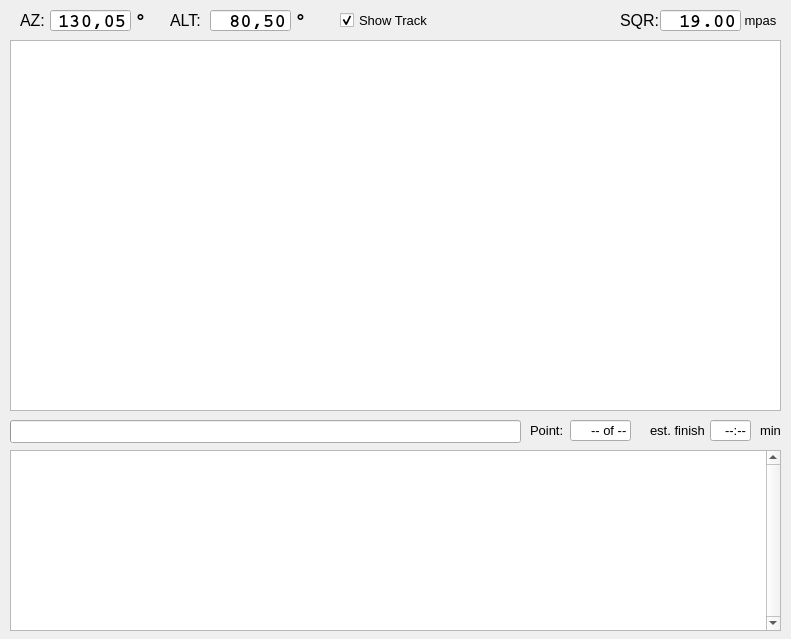
<?xml version="1.0" encoding="UTF-8"?>
<ui version="4.0">
 <class>CoordinateDialog</class>
 <widget class="QWidget" name="CoordinateDialog">
  <property name="geometry">
   <rect>
    <x>0</x>
    <y>0</y>
    <width>791</width>
    <height>639</height>
   </rect>
  </property>
  <property name="windowTitle">
   <string>Modeling Plot</string>
  </property>
  <widget class="QGraphicsView" name="modelPointsPlot">
   <property name="geometry">
    <rect>
     <x>10</x>
     <y>40</y>
     <width>771</width>
     <height>371</height>
    </rect>
   </property>
   <property name="cursor" stdset="0">
    <cursorShape>ArrowCursor</cursorShape>
   </property>
   <property name="acceptDrops">
    <bool>false</bool>
   </property>
   <property name="autoFillBackground">
    <bool>true</bool>
   </property>
   <property name="frameShadow">
    <enum>QFrame::Plain</enum>
   </property>
   <property name="interactive">
    <bool>false</bool>
   </property>
   <property name="sceneRect">
    <rectf>
     <x>0.000000000000000</x>
     <y>0.000000000000000</y>
     <width>769.000000000000000</width>
     <height>369.000000000000000</height>
    </rectf>
   </property>
  </widget>
  <widget class="QTextBrowser" name="modellingLog">
   <property name="geometry">
    <rect>
     <x>10</x>
     <y>450</y>
     <width>771</width>
     <height>181</height>
    </rect>
   </property>
   <property name="font">
    <font>
     <family>MS Shell Dlg 2</family>
     <pointsize>8</pointsize>
    </font>
   </property>
   <property name="verticalScrollBarPolicy">
    <enum>Qt::ScrollBarAlwaysOn</enum>
   </property>
   <property name="horizontalScrollBarPolicy">
    <enum>Qt::ScrollBarAlwaysOff</enum>
   </property>
   <property name="sizeAdjustPolicy">
    <enum>QAbstractScrollArea::AdjustToContents</enum>
   </property>
   <property name="html">
    <string>&lt;!DOCTYPE HTML PUBLIC &quot;-//W3C//DTD HTML 4.0//EN&quot; &quot;http://www.w3.org/TR/REC-html40/strict.dtd&quot;&gt;
&lt;html&gt;&lt;head&gt;&lt;meta name=&quot;qrichtext&quot; content=&quot;1&quot; /&gt;&lt;style type=&quot;text/css&quot;&gt;
p, li { white-space: pre-wrap; }
&lt;/style&gt;&lt;/head&gt;&lt;body style=&quot; font-family:'MS Shell Dlg 2'; font-size:8pt; font-weight:400; font-style:normal;&quot;&gt;
&lt;p style=&quot;-qt-paragraph-type:empty; margin-top:0px; margin-bottom:0px; margin-left:0px; margin-right:0px; -qt-block-indent:0; text-indent:0px;&quot;&gt;&lt;br /&gt;&lt;/p&gt;&lt;/body&gt;&lt;/html&gt;</string>
   </property>
   <property name="acceptRichText">
    <bool>false</bool>
   </property>
  </widget>
  <widget class="QLineEdit" name="le_telescopeAzimut">
   <property name="geometry">
    <rect>
     <x>50</x>
     <y>10</y>
     <width>81</width>
     <height>21</height>
    </rect>
   </property>
   <property name="font">
    <font>
     <family>Courier</family>
     <pointsize>14</pointsize>
     <weight>75</weight>
     <bold>true</bold>
    </font>
   </property>
   <property name="mouseTracking">
    <bool>false</bool>
   </property>
   <property name="focusPolicy">
    <enum>Qt::NoFocus</enum>
   </property>
   <property name="acceptDrops">
    <bool>false</bool>
   </property>
   <property name="layoutDirection">
    <enum>Qt::RightToLeft</enum>
   </property>
   <property name="text">
    <string>130,05</string>
   </property>
   <property name="alignment">
    <set>Qt::AlignRight|Qt::AlignTrailing|Qt::AlignVCenter</set>
   </property>
   <property name="readOnly">
    <bool>true</bool>
   </property>
  </widget>
  <widget class="QLineEdit" name="le_telescopeAltitude">
   <property name="geometry">
    <rect>
     <x>210</x>
     <y>10</y>
     <width>81</width>
     <height>21</height>
    </rect>
   </property>
   <property name="font">
    <font>
     <family>Courier</family>
     <pointsize>14</pointsize>
     <weight>75</weight>
     <bold>true</bold>
    </font>
   </property>
   <property name="mouseTracking">
    <bool>false</bool>
   </property>
   <property name="focusPolicy">
    <enum>Qt::NoFocus</enum>
   </property>
   <property name="acceptDrops">
    <bool>false</bool>
   </property>
   <property name="layoutDirection">
    <enum>Qt::RightToLeft</enum>
   </property>
   <property name="text">
    <string>80,50</string>
   </property>
   <property name="alignment">
    <set>Qt::AlignRight|Qt::AlignTrailing|Qt::AlignVCenter</set>
   </property>
   <property name="readOnly">
    <bool>true</bool>
   </property>
  </widget>
  <widget class="QLabel" name="label_9">
   <property name="geometry">
    <rect>
     <x>20</x>
     <y>10</y>
     <width>31</width>
     <height>21</height>
    </rect>
   </property>
   <property name="font">
    <font>
     <family>MS Shell Dlg 2</family>
     <pointsize>12</pointsize>
     <weight>50</weight>
     <bold>false</bold>
    </font>
   </property>
   <property name="text">
    <string>AZ:</string>
   </property>
  </widget>
  <widget class="QLabel" name="label_10">
   <property name="geometry">
    <rect>
     <x>170</x>
     <y>10</y>
     <width>41</width>
     <height>21</height>
    </rect>
   </property>
   <property name="font">
    <font>
     <family>MS Shell Dlg 2</family>
     <pointsize>12</pointsize>
     <weight>50</weight>
     <bold>false</bold>
    </font>
   </property>
   <property name="text">
    <string>ALT:</string>
   </property>
  </widget>
  <widget class="QLabel" name="label_109">
   <property name="geometry">
    <rect>
     <x>130</x>
     <y>10</y>
     <width>21</width>
     <height>20</height>
    </rect>
   </property>
   <property name="font">
    <font>
     <family>Courier</family>
     <pointsize>14</pointsize>
     <weight>75</weight>
     <bold>true</bold>
    </font>
   </property>
   <property name="text">
    <string>°</string>
   </property>
   <property name="alignment">
    <set>Qt::AlignCenter</set>
   </property>
   <property name="wordWrap">
    <bool>false</bool>
   </property>
  </widget>
  <widget class="QLabel" name="label_110">
   <property name="geometry">
    <rect>
     <x>290</x>
     <y>10</y>
     <width>21</width>
     <height>20</height>
    </rect>
   </property>
   <property name="font">
    <font>
     <family>Courier</family>
     <pointsize>14</pointsize>
     <weight>75</weight>
     <bold>true</bold>
    </font>
   </property>
   <property name="text">
    <string>°</string>
   </property>
   <property name="alignment">
    <set>Qt::AlignCenter</set>
   </property>
   <property name="wordWrap">
    <bool>false</bool>
   </property>
  </widget>
  <widget class="QLabel" name="label_142">
   <property name="geometry">
    <rect>
     <x>620</x>
     <y>10</y>
     <width>41</width>
     <height>21</height>
    </rect>
   </property>
   <property name="font">
    <font>
     <family>MS Shell Dlg 2</family>
     <pointsize>12</pointsize>
     <weight>50</weight>
     <bold>false</bold>
    </font>
   </property>
   <property name="layoutDirection">
    <enum>Qt::LeftToRight</enum>
   </property>
   <property name="text">
    <string>SQR:</string>
   </property>
   <property name="alignment">
    <set>Qt::AlignLeading|Qt::AlignLeft|Qt::AlignVCenter</set>
   </property>
  </widget>
  <widget class="QLineEdit" name="le_SQR">
   <property name="geometry">
    <rect>
     <x>660</x>
     <y>10</y>
     <width>81</width>
     <height>21</height>
    </rect>
   </property>
   <property name="font">
    <font>
     <family>Courier</family>
     <pointsize>14</pointsize>
     <weight>75</weight>
     <bold>true</bold>
    </font>
   </property>
   <property name="mouseTracking">
    <bool>false</bool>
   </property>
   <property name="focusPolicy">
    <enum>Qt::NoFocus</enum>
   </property>
   <property name="acceptDrops">
    <bool>false</bool>
   </property>
   <property name="toolTip">
    <string>shows the refraction correction status on / off</string>
   </property>
   <property name="layoutDirection">
    <enum>Qt::RightToLeft</enum>
   </property>
   <property name="text">
    <string>19.00</string>
   </property>
   <property name="maxLength">
    <number>8</number>
   </property>
   <property name="alignment">
    <set>Qt::AlignRight|Qt::AlignTrailing|Qt::AlignVCenter</set>
   </property>
   <property name="readOnly">
    <bool>true</bool>
   </property>
  </widget>
  <widget class="QLabel" name="label_87">
   <property name="geometry">
    <rect>
     <x>740</x>
     <y>10</y>
     <width>41</width>
     <height>20</height>
    </rect>
   </property>
   <property name="font">
    <font>
     <family>MS Shell Dlg 2</family>
     <pointsize>10</pointsize>
    </font>
   </property>
   <property name="text">
    <string>mpas</string>
   </property>
   <property name="alignment">
    <set>Qt::AlignCenter</set>
   </property>
   <property name="wordWrap">
    <bool>false</bool>
   </property>
  </widget>
  <widget class="QLabel" name="label_11">
   <property name="geometry">
    <rect>
     <x>530</x>
     <y>420</y>
     <width>41</width>
     <height>21</height>
    </rect>
   </property>
   <property name="font">
    <font>
     <family>MS Shell Dlg 2</family>
     <pointsize>10</pointsize>
     <weight>50</weight>
     <bold>false</bold>
    </font>
   </property>
   <property name="text">
    <string>Point:</string>
   </property>
  </widget>
  <widget class="QLineEdit" name="le_modelingStatus">
   <property name="geometry">
    <rect>
     <x>570</x>
     <y>420</y>
     <width>61</width>
     <height>21</height>
    </rect>
   </property>
   <property name="font">
    <font>
     <family>MS Shell Dlg 2</family>
     <pointsize>10</pointsize>
     <weight>50</weight>
     <bold>false</bold>
    </font>
   </property>
   <property name="mouseTracking">
    <bool>false</bool>
   </property>
   <property name="focusPolicy">
    <enum>Qt::NoFocus</enum>
   </property>
   <property name="acceptDrops">
    <bool>false</bool>
   </property>
   <property name="toolTip">
    <string>&lt;html&gt;&lt;head/&gt;&lt;body&gt;&lt;p&gt;&lt;span style=&quot; font-size:10pt;&quot;&gt;Progress in modeling.&lt;/span&gt;&lt;/p&gt;&lt;/body&gt;&lt;/html&gt;</string>
   </property>
   <property name="layoutDirection">
    <enum>Qt::RightToLeft</enum>
   </property>
   <property name="text">
    <string>-- of --</string>
   </property>
   <property name="alignment">
    <set>Qt::AlignRight|Qt::AlignTrailing|Qt::AlignVCenter</set>
   </property>
   <property name="readOnly">
    <bool>true</bool>
   </property>
  </widget>
  <widget class="QProgressBar" name="bar_modelingStatusPercent">
   <property name="geometry">
    <rect>
     <x>10</x>
     <y>420</y>
     <width>511</width>
     <height>23</height>
    </rect>
   </property>
   <property name="maximum">
    <number>1000</number>
   </property>
   <property name="value">
    <number>1</number>
   </property>
   <property name="textVisible">
    <bool>false</bool>
   </property>
  </widget>
  <widget class="QLineEdit" name="le_modelingStatusTime">
   <property name="geometry">
    <rect>
     <x>710</x>
     <y>420</y>
     <width>41</width>
     <height>21</height>
    </rect>
   </property>
   <property name="font">
    <font>
     <family>MS Shell Dlg 2</family>
     <pointsize>10</pointsize>
     <weight>50</weight>
     <bold>false</bold>
    </font>
   </property>
   <property name="mouseTracking">
    <bool>false</bool>
   </property>
   <property name="focusPolicy">
    <enum>Qt::NoFocus</enum>
   </property>
   <property name="acceptDrops">
    <bool>false</bool>
   </property>
   <property name="toolTip">
    <string>&lt;html&gt;&lt;head/&gt;&lt;body&gt;&lt;p&gt;&lt;span style=&quot; font-size:10pt;&quot;&gt;Progress in modeling.&lt;/span&gt;&lt;/p&gt;&lt;/body&gt;&lt;/html&gt;</string>
   </property>
   <property name="layoutDirection">
    <enum>Qt::RightToLeft</enum>
   </property>
   <property name="text">
    <string>--:--</string>
   </property>
   <property name="alignment">
    <set>Qt::AlignRight|Qt::AlignTrailing|Qt::AlignVCenter</set>
   </property>
   <property name="readOnly">
    <bool>true</bool>
   </property>
  </widget>
  <widget class="QLabel" name="label_12">
   <property name="geometry">
    <rect>
     <x>650</x>
     <y>420</y>
     <width>61</width>
     <height>21</height>
    </rect>
   </property>
   <property name="font">
    <font>
     <family>MS Shell Dlg 2</family>
     <pointsize>10</pointsize>
     <weight>50</weight>
     <bold>false</bold>
    </font>
   </property>
   <property name="text">
    <string>est. finish</string>
   </property>
  </widget>
  <widget class="QLabel" name="label_13">
   <property name="geometry">
    <rect>
     <x>760</x>
     <y>420</y>
     <width>21</width>
     <height>21</height>
    </rect>
   </property>
   <property name="font">
    <font>
     <family>MS Shell Dlg 2</family>
     <pointsize>10</pointsize>
     <weight>50</weight>
     <bold>false</bold>
    </font>
   </property>
   <property name="text">
    <string>min</string>
   </property>
  </widget>
  <widget class="QCheckBox" name="checkRunTrackingWidget">
   <property name="geometry">
    <rect>
     <x>340</x>
     <y>10</y>
     <width>101</width>
     <height>20</height>
    </rect>
   </property>
   <property name="font">
    <font>
     <pointsize>10</pointsize>
    </font>
   </property>
   <property name="toolTip">
    <string>&lt;html&gt;&lt;head/&gt;&lt;body&gt;&lt;p&gt;Checked if you would like to see the tracking line and flip time in the window&lt;/p&gt;&lt;/body&gt;&lt;/html&gt;</string>
   </property>
   <property name="layoutDirection">
    <enum>Qt::LeftToRight</enum>
   </property>
   <property name="text">
    <string>Show Track</string>
   </property>
   <property name="checked">
    <bool>true</bool>
   </property>
  </widget>
 </widget>
 <resources/>
 <connections/>
</ui>
